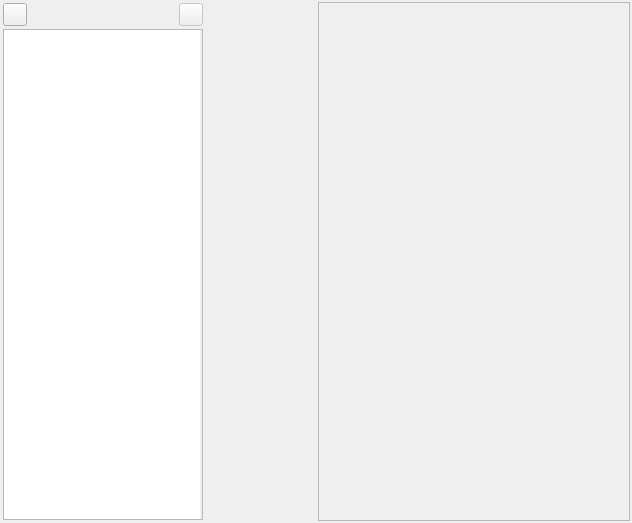
<?xml version="1.0" encoding="UTF-8"?>
<ui version="4.0">
 <class>NotesView</class>
 <widget class="QWidget" name="NotesView">
  <property name="geometry">
   <rect>
    <x>0</x>
    <y>0</y>
    <width>632</width>
    <height>523</height>
   </rect>
  </property>
  <property name="windowTitle">
   <string>Form</string>
  </property>
  <layout class="QHBoxLayout" name="horizontalLayout">
   <property name="spacing">
    <number>3</number>
   </property>
   <property name="leftMargin">
    <number>2</number>
   </property>
   <property name="topMargin">
    <number>2</number>
   </property>
   <property name="rightMargin">
    <number>2</number>
   </property>
   <property name="bottomMargin">
    <number>2</number>
   </property>
   <item alignment="Qt::AlignLeft">
    <widget class="QWidget" name="wdgDocs" native="true">
     <property name="maximumSize">
      <size>
       <width>210</width>
       <height>16777215</height>
      </size>
     </property>
     <layout class="QVBoxLayout" name="verticalLayout_3">
      <property name="spacing">
       <number>3</number>
      </property>
      <property name="leftMargin">
       <number>1</number>
      </property>
      <property name="topMargin">
       <number>1</number>
      </property>
      <property name="rightMargin">
       <number>1</number>
      </property>
      <property name="bottomMargin">
       <number>1</number>
      </property>
      <item>
       <layout class="QHBoxLayout" name="horizontalLayout_4">
        <item alignment="Qt::AlignLeft">
         <widget class="QToolButton" name="btnAdd">
          <property name="cursor">
           <cursorShape>PointingHandCursor</cursorShape>
          </property>
          <property name="text">
           <string/>
          </property>
         </widget>
        </item>
        <item>
         <spacer name="horizontalSpacer">
          <property name="orientation">
           <enum>Qt::Horizontal</enum>
          </property>
          <property name="sizeHint" stdset="0">
           <size>
            <width>40</width>
            <height>20</height>
           </size>
          </property>
         </spacer>
        </item>
        <item alignment="Qt::AlignRight">
         <widget class="QToolButton" name="btnRemove">
          <property name="enabled">
           <bool>false</bool>
          </property>
          <property name="cursor">
           <cursorShape>PointingHandCursor</cursorShape>
          </property>
          <property name="text">
           <string/>
          </property>
         </widget>
        </item>
       </layout>
      </item>
      <item>
       <widget class="ActionBasedTreeView" name="treeDocuments">
        <property name="maximumSize">
         <size>
          <width>200</width>
          <height>16777215</height>
         </size>
        </property>
        <property name="cursor" stdset="0">
         <cursorShape>PointingHandCursor</cursorShape>
        </property>
        <property name="mouseTracking">
         <bool>true</bool>
        </property>
        <property name="styleSheet">
         <string notr="true">padding-right: 2px;</string>
        </property>
        <attribute name="headerVisible">
         <bool>false</bool>
        </attribute>
        <attribute name="headerStretchLastSection">
         <bool>false</bool>
        </attribute>
       </widget>
      </item>
     </layout>
    </widget>
   </item>
   <item>
    <widget class="RichTextEditor" name="editor">
     <property name="frameShape">
      <enum>QFrame::StyledPanel</enum>
     </property>
     <property name="frameShadow">
      <enum>QFrame::Raised</enum>
     </property>
    </widget>
   </item>
  </layout>
 </widget>
 <customwidgets>
  <customwidget>
   <class>ActionBasedTreeView</class>
   <extends>QTreeView</extends>
   <header>src.main.python.plotlyst.view.widget.tree_view</header>
  </customwidget>
  <customwidget>
   <class>RichTextEditor</class>
   <extends>QFrame</extends>
   <header>src.main.python.plotlyst.view.widget.input</header>
   <container>1</container>
  </customwidget>
 </customwidgets>
 <resources/>
 <connections/>
</ui>
